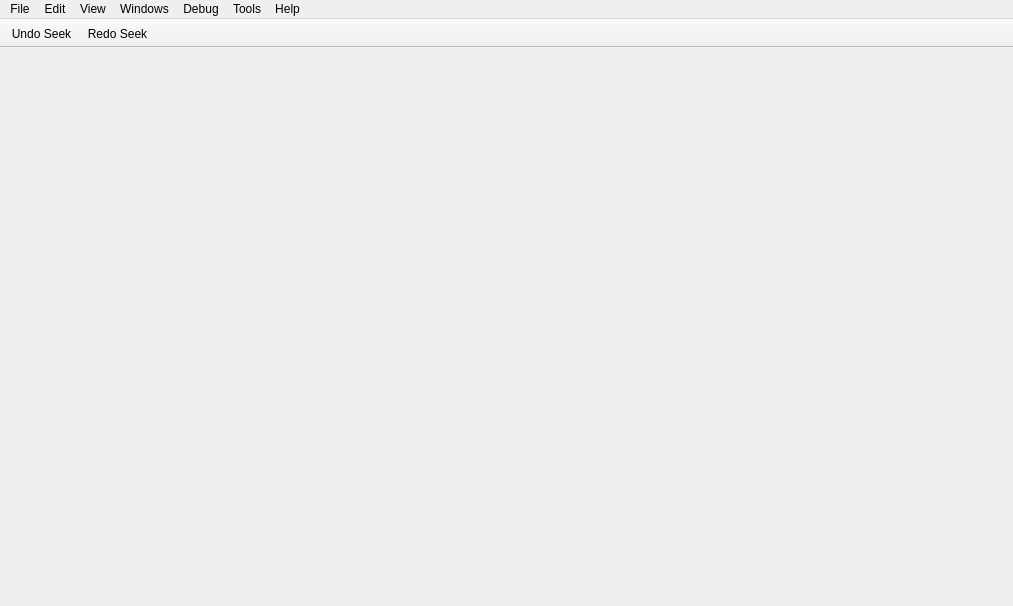
<?xml version="1.0" encoding="UTF-8"?>
<ui version="4.0">
 <class>MainWindow</class>
 <widget class="QMainWindow" name="MainWindow">
  <property name="geometry">
   <rect>
    <x>0</x>
    <y>0</y>
    <width>1013</width>
    <height>606</height>
   </rect>
  </property>
  <property name="sizePolicy">
   <sizepolicy hsizetype="Expanding" vsizetype="Expanding">
    <horstretch>0</horstretch>
    <verstretch>0</verstretch>
   </sizepolicy>
  </property>
  <property name="windowTitle">
   <string notr="true">Cutter</string>
  </property>
  <property name="styleSheet">
   <string notr="true"/>
  </property>
  <property name="documentMode">
   <bool>true</bool>
  </property>
  <property name="dockNestingEnabled">
   <bool>true</bool>
  </property>
  <widget class="QMenu" name="addExtraWidgets">
   <property name="title">
    <string>Add extra...</string>
   </property>
  </widget>
  <widget class="QMenuBar" name="menuBar">
   <property name="geometry">
    <rect>
     <x>0</x>
     <y>0</y>
     <width>1013</width>
     <height>22</height>
    </rect>
   </property>
   <property name="defaultUp">
    <bool>false</bool>
   </property>
   <property name="nativeMenuBar">
    <bool>true</bool>
   </property>
   <widget class="QMenu" name="menuFile">
    <property name="geometry">
     <rect>
      <x>2024</x>
      <y>127</y>
      <width>151</width>
      <height>312</height>
     </rect>
    </property>
    <property name="title">
     <string>File</string>
    </property>
    <widget class="QMenu" name="menuSetMode">
     <property name="toolTip">
      <string/>
     </property>
     <property name="title">
      <string>Set mode</string>
     </property>
     <addaction name="actionWriteMode"/>
     <addaction name="actionCacheMode"/>
     <addaction name="actionReadOnly"/>
    </widget>
    <addaction name="actionNew"/>
    <addaction name="actionMap"/>
    <addaction name="separator"/>
    <addaction name="actionImportPDB"/>
    <addaction name="actionAnalyze"/>
    <addaction name="separator"/>
    <addaction name="actionApplySigFromFile"/>
    <addaction name="actionCreateNewSig"/>
    <addaction name="separator"/>
    <addaction name="menuSetMode"/>
    <addaction name="actionCommitChanges"/>
    <addaction name="separator"/>
    <addaction name="actionSave"/>
    <addaction name="actionSaveAs"/>
    <addaction name="actionExport_as_code"/>
    <addaction name="actionExportDecompiledCode"/>
    <addaction name="separator"/>
    <addaction name="actionRun_Script"/>
    <addaction name="separator"/>
    <addaction name="actionQuit"/>
    <addaction name="separator"/>
   </widget>
   <widget class="QMenu" name="menuView">
    <property name="title">
     <string>View</string>
    </property>
    <property name="tabsOnTop" stdset="0">
     <bool>false</bool>
    </property>
    <widget class="QMenu" name="menuZoom">
     <property name="title">
      <string>Zoom</string>
     </property>
     <addaction name="actionZoomIn"/>
     <addaction name="actionZoomOut"/>
     <addaction name="separator"/>
     <addaction name="actionZoomReset"/>
    </widget>
    <widget class="QMenu" name="menuLayouts">
     <property name="title">
      <string>Layouts</string>
     </property>
    </widget>
    <addaction name="actionRefresh_contents"/>
    <addaction name="separator"/>
    <addaction name="actionDefault"/>
    <addaction name="actionReset_settings"/>
    <addaction name="separator"/>
    <addaction name="actionUnlock"/>
    <addaction name="actionTabs_on_Top"/>
    <addaction name="actionGrouped_dock_dragging"/>
    <addaction name="separator"/>
    <addaction name="menuZoom"/>
    <addaction name="separator"/>
    <addaction name="actionManageLayouts"/>
    <addaction name="actionSaveLayout"/>
    <addaction name="menuLayouts"/>
   </widget>
   <widget class="QMenu" name="menuTools">
    <property name="title">
     <string>Tools</string>
    </property>
    <addaction name="actionBaseFind"/>
   </widget>
   <widget class="QMenu" name="menuHelp">
    <property name="title">
     <string>Help</string>
    </property>
    <addaction name="actionAbout"/>
    <addaction name="actionIssue"/>
    <addaction name="actionDocumentation"/>
   </widget>
   <widget class="QMenu" name="menuEdit">
    <property name="title">
     <string>Edit</string>
    </property>
    <addaction name="actionBackward"/>
    <addaction name="actionForward"/>
    <addaction name="separator"/>
    <addaction name="actionPreferences"/>
   </widget>
   <widget class="QMenu" name="menuWindows">
    <property name="title">
     <string>Windows</string>
    </property>
    <widget class="QMenu" name="menuPlugins">
     <property name="title">
      <string>Plugins</string>
     </property>
    </widget>
    <widget class="QMenu" name="menuAddInfoWidgets">
     <property name="title">
      <string>Info...</string>
     </property>
    </widget>
    <widget class="QMenu" name="menuAddDebugWidgets">
     <property name="title">
      <string>Debug...</string>
     </property>
    </widget>
    <addaction name="actionExtraDecompiler"/>
    <addaction name="actionExtraDisassembly"/>
    <addaction name="actionExtraGraph"/>
    <addaction name="actionExtraHexdump"/>
    <addaction name="separator"/>
    <addaction name="menuAddInfoWidgets"/>
    <addaction name="menuAddDebugWidgets"/>
    <addaction name="menuPlugins"/>
    <addaction name="separator"/>
   </widget>
   <widget class="QMenu" name="menuDebug">
    <property name="title">
     <string>Debug</string>
    </property>
   </widget>
   <addaction name="menuFile"/>
   <addaction name="menuEdit"/>
   <addaction name="menuView"/>
   <addaction name="menuWindows"/>
   <addaction name="menuDebug"/>
   <addaction name="menuTools"/>
   <addaction name="menuHelp"/>
  </widget>
  <widget class="QToolBar" name="mainToolBar">
   <property name="sizePolicy">
    <sizepolicy hsizetype="Preferred" vsizetype="Fixed">
     <horstretch>0</horstretch>
     <verstretch>0</verstretch>
    </sizepolicy>
   </property>
   <property name="contextMenuPolicy">
    <enum>Qt::DefaultContextMenu</enum>
   </property>
   <property name="windowTitle">
    <string>Main toolbar</string>
   </property>
   <property name="movable">
    <bool>false</bool>
   </property>
   <property name="iconSize">
    <size>
     <width>16</width>
     <height>16</height>
    </size>
   </property>
   <property name="toolButtonStyle">
    <enum>Qt::ToolButtonIconOnly</enum>
   </property>
   <attribute name="toolBarArea">
    <enum>TopToolBarArea</enum>
   </attribute>
   <attribute name="toolBarBreak">
    <bool>false</bool>
   </attribute>
   <addaction name="actionBackward"/>
   <addaction name="actionForward"/>
  </widget>
  <action name="actionDefault">
   <property name="text">
    <string>Reset to default layout</string>
   </property>
  </action>
  <action name="actionZen">
   <property name="text">
    <string>Zen Mode</string>
   </property>
   <property name="toolTip">
    <string>Zen mode</string>
   </property>
  </action>
  <action name="actionBaseFind">
   <property name="text">
    <string>BaseFind</string>
   </property>
  </action>
  <action name="actionAbout">
   <property name="text">
    <string>About</string>
   </property>
  </action>
  <action name="actionIssue">
   <property name="text">
    <string>Report an issue</string>
   </property>
  </action>
  <action name="actionNew">
   <property name="text">
    <string>New Window</string>
   </property>
   <property name="shortcut">
    <string>Ctrl+N</string>
   </property>
  </action>
  <action name="actionClose">
   <property name="text">
    <string>Close</string>
   </property>
  </action>
  <action name="actionSave_workspace">
   <property name="text">
    <string>Save layout</string>
   </property>
   <property name="toolTip">
    <string>Save layout</string>
   </property>
  </action>
  <action name="actionDocumentation">
   <property name="text">
    <string>Documentation</string>
   </property>
  </action>
  <action name="actionMap">
   <property name="text">
    <string>Map File</string>
   </property>
   <property name="shortcut">
    <string>Ctrl+M</string>
   </property>
  </action>
  <action name="actionSave">
   <property name="text">
    <string>Save Project</string>
   </property>
   <property name="shortcut">
    <string>Ctrl+S</string>
   </property>
  </action>
  <action name="actionCut">
   <property name="text">
    <string>Cut</string>
   </property>
  </action>
  <action name="actionCopy">
   <property name="text">
    <string>Copy</string>
   </property>
  </action>
  <action name="actionPaste">
   <property name="text">
    <string>Paste</string>
   </property>
  </action>
  <action name="actionDelete">
   <property name="text">
    <string>Delete</string>
   </property>
  </action>
  <action name="actionSelect_all">
   <property name="text">
    <string>Select all</string>
   </property>
   <property name="toolTip">
    <string>Select all</string>
   </property>
  </action>
  <action name="actionFind">
   <property name="text">
    <string>Find</string>
   </property>
  </action>
  <action name="actionFind_next">
   <property name="text">
    <string>Find next</string>
   </property>
   <property name="toolTip">
    <string>Find next</string>
   </property>
  </action>
  <action name="actionFind_previous">
   <property name="text">
    <string>Find previous</string>
   </property>
   <property name="toolTip">
    <string>Find previous</string>
   </property>
  </action>
  <action name="actionBackward">
   <property name="icon">
    <iconset>
     <normaloff>:/img/icons/arrow_left.svg</normaloff>:/img/icons/arrow_left.svg</iconset>
   </property>
   <property name="text">
    <string>Undo Seek</string>
   </property>
   <property name="toolTip">
    <string>Go back</string>
   </property>
  </action>
  <action name="actionForward">
   <property name="icon">
    <iconset>
     <normaloff>:/img/icons/arrow_right.svg</normaloff>:/img/icons/arrow_right.svg</iconset>
   </property>
   <property name="text">
    <string>Redo Seek</string>
   </property>
  </action>
  <action name="actionUnlock">
   <property name="checkable">
    <bool>true</bool>
   </property>
   <property name="checked">
    <bool>true</bool>
   </property>
   <property name="text">
    <string>Unlock Panels</string>
   </property>
   <property name="toolTip">
    <string>Toggle panel locks</string>
   </property>
   <property name="icon">
    <iconset>
     <normaloff>:/lock</normaloff><normalon>:/unlock</normalon>:/unlock</iconset>
   </property>
   <property name="iconVisibleInMenu">
    <bool>false</bool>
   </property>
  </action>
  <action name="actionTheme">
   <property name="checkable">
    <bool>false</bool>
   </property>
   <property name="icon">
    <iconset>
     <normaloff>:/img/icons/themes.svg</normaloff>:/img/icons/themes.svg</iconset>
   </property>
   <property name="text">
    <string>Theme</string>
   </property>
   <property name="autoRepeat">
    <bool>false</bool>
   </property>
   <property name="menuRole">
    <enum>QAction::PreferencesRole</enum>
   </property>
  </action>
  <action name="actionTabs">
   <property name="icon">
    <iconset>
     <normaloff>:/img/icons/tabs.svg</normaloff>:/img/icons/tabs.svg</iconset>
   </property>
   <property name="text">
    <string>Tabs up/down</string>
   </property>
   <property name="toolTip">
    <string>Tabs up/down</string>
   </property>
  </action>
  <action name="actionRefresh_Panels">
   <property name="icon">
    <iconset>
     <normaloff>:/img/icons/spin.svg</normaloff>:/img/icons/spin.svg</iconset>
   </property>
   <property name="text">
    <string>Refresh</string>
   </property>
  </action>
  <action name="actionTabs_on_Top">
   <property name="checkable">
    <bool>true</bool>
   </property>
   <property name="text">
    <string>Show Tabs at the Top</string>
   </property>
   <property name="toolTip">
    <string>Toggle tab position</string>
   </property>
  </action>
  <action name="actionDark_Theme">
   <property name="text">
    <string>Dark Theme</string>
   </property>
  </action>
  <action name="actionLoad_workspace">
   <property name="text">
    <string>Load layout</string>
   </property>
   <property name="toolTip">
    <string>Load layout</string>
   </property>
  </action>
  <action name="actionWhite_Theme">
   <property name="text">
    <string>Default Theme</string>
   </property>
  </action>
  <action name="actionBindiff">
   <property name="text">
    <string>Bindiff</string>
   </property>
  </action>
  <action name="actionAnalysis">
   <property name="text">
    <string>Analysis</string>
   </property>
  </action>
  <action name="actionTest_menu">
   <property name="text">
    <string>Test menu</string>
   </property>
  </action>
  <action name="actionHexCopy_Hexpair">
   <property name="text">
    <string>Copy hexpair</string>
   </property>
   <property name="toolTip">
    <string>Copy hexpair</string>
   </property>
  </action>
  <action name="actionHexCopy_Text">
   <property name="text">
    <string>Copy text</string>
   </property>
   <property name="toolTip">
    <string>Copy text</string>
   </property>
  </action>
  <action name="actionHexCopy_ASCII">
   <property name="text">
    <string>Copy ASCII</string>
   </property>
  </action>
  <action name="actionHexInsert_String">
   <property name="text">
    <string>Insert string</string>
   </property>
   <property name="toolTip">
    <string>Insert string</string>
   </property>
  </action>
  <action name="actionHexInsert_Hex">
   <property name="text">
    <string>Insert hex</string>
   </property>
   <property name="toolTip">
    <string>Insert hex</string>
   </property>
  </action>
  <action name="actionHexEdit">
   <property name="text">
    <string>Edit</string>
   </property>
  </action>
  <action name="actionHexPaste">
   <property name="text">
    <string>Paste</string>
   </property>
  </action>
  <action name="actionDisas_ShowHideBytes">
   <property name="text">
    <string>Show/Hide bytes</string>
   </property>
  </action>
  <action name="actionDisasSwitch_case">
   <property name="text">
    <string>Switch case</string>
   </property>
  </action>
  <action name="actionDisasCopy_All">
   <property name="text">
    <string>Copy all</string>
   </property>
   <property name="toolTip">
    <string>Copy all</string>
   </property>
  </action>
  <action name="actionDisasCopy_Bytes">
   <property name="text">
    <string>Copy bytes</string>
   </property>
   <property name="toolTip">
    <string>Copy bytes</string>
   </property>
  </action>
  <action name="actionDisasCopy_Disasm">
   <property name="text">
    <string>Copy disasm</string>
   </property>
   <property name="toolTip">
    <string>Copy disasm</string>
   </property>
  </action>
  <action name="actionDisplayOptions">
   <property name="text">
    <string>Copy disasm</string>
   </property>
   <property name="toolTip">
    <string>Copy disasm</string>
   </property>
  </action>
  <action name="actionStart_Web_Server">
   <property name="checkable">
    <bool>true</bool>
   </property>
   <property name="icon">
    <iconset>
     <normaloff>:/img/icons/cloud.svg</normaloff>:/img/icons/cloud.svg</iconset>
   </property>
   <property name="text">
    <string>Start web server</string>
   </property>
   <property name="toolTip">
    <string>Start web server</string>
   </property>
  </action>
  <action name="action1column">
   <property name="text">
    <string>1</string>
   </property>
  </action>
  <action name="action2columns">
   <property name="text">
    <string>2</string>
   </property>
  </action>
  <action name="action4columns">
   <property name="text">
    <string>4</string>
   </property>
  </action>
  <action name="action8columns">
   <property name="text">
    <string>8</string>
   </property>
  </action>
  <action name="action16columns">
   <property name="text">
    <string>16</string>
   </property>
  </action>
  <action name="action32columns">
   <property name="text">
    <string>32</string>
   </property>
  </action>
  <action name="action64columns">
   <property name="text">
    <string>64</string>
   </property>
  </action>
  <action name="actionSyntax_AT_T_Intel">
   <property name="text">
    <string>Syntax AT&amp;T/Intel</string>
   </property>
  </action>
  <action name="actionFunctionsRename">
   <property name="text">
    <string>Rename</string>
   </property>
  </action>
  <action name="actionFunctionsUndefine">
   <property name="text">
    <string>Undefine</string>
   </property>
  </action>
  <action name="actionDisasRename">
   <property name="text">
    <string>Rename</string>
   </property>
  </action>
  <action name="actionDisasmUndefine">
   <property name="text">
    <string>Undefine</string>
   </property>
  </action>
  <action name="actionDisasAdd_comment">
   <property name="text">
    <string>Add comment</string>
   </property>
  </action>
  <action name="actionhide_bottomPannel">
   <property name="checkable">
    <bool>true</bool>
   </property>
   <property name="icon">
    <iconset>
     <normaloff>:/img/icons/down.svg</normaloff>:/img/icons/down.svg</iconset>
   </property>
   <property name="text">
    <string>Show/Hide bottom panel</string>
   </property>
   <property name="toolTip">
    <string>Show/Hide bottom panel</string>
   </property>
  </action>
  <action name="actionRun_Script">
   <property name="text">
    <string>Run Rizin script</string>
   </property>
  </action>
  <action name="actionReset_settings">
   <property name="text">
    <string>Reset Settings</string>
   </property>
   <property name="toolTip">
    <string>Reset settings</string>
   </property>
  </action>
  <action name="actionQuit">
   <property name="text">
    <string>Quit</string>
   </property>
   <property name="shortcut">
    <string>Ctrl+Q</string>
   </property>
  </action>
  <action name="actionExports">
   <property name="checkable">
    <bool>true</bool>
   </property>
   <property name="text">
    <string>Exports</string>
   </property>
   <property name="toolTip">
    <string>Show/Hide Exports panel</string>
   </property>
  </action>
  <action name="actionRefresh_contents">
   <property name="text">
    <string>Refresh Contents</string>
   </property>
   <property name="toolTip">
    <string>Refresh contents</string>
   </property>
  </action>
  <action name="actionDisplay_Esil">
   <property name="checkable">
    <bool>true</bool>
   </property>
   <property name="text">
    <string>Show ESIL rather than assembly</string>
   </property>
  </action>
  <action name="actionDisplay_Decompiler">
   <property name="checkable">
    <bool>true</bool>
   </property>
   <property name="text">
    <string>Show pseudocode rather than assembly</string>
   </property>
  </action>
  <action name="actionDisplay_Offsets">
   <property name="checkable">
    <bool>true</bool>
   </property>
   <property name="checked">
    <bool>true</bool>
   </property>
   <property name="text">
    <string>Display offsets</string>
   </property>
  </action>
  <action name="actionPreferences">
   <property name="text">
    <string>Preferences</string>
   </property>
  </action>
  <action name="actionSaveAs">
   <property name="text">
    <string>Save Project As...</string>
   </property>
  </action>
  <action name="actionGraph">
   <property name="checkable">
    <bool>true</bool>
   </property>
   <property name="text">
    <string>Graph</string>
   </property>
  </action>
  <action name="actionImportPDB">
   <property name="text">
    <string>Import PDB</string>
   </property>
  </action>
  <action name="actionAnalyze">
   <property name="text">
    <string>Analyze Program</string>
   </property>
  </action>
  <action name="actionExport_as_code">
   <property name="text">
    <string>Export as code</string>
   </property>
  </action>
  <action name="actionExportDecompiledCode">
   <property name="text">
    <string>Export Decompiled Code...</string>
   </property>
   <property name="toolTip">
    <string>Decompile all functions and save them to a text file</string>
   </property>
  </action>
  <action name="actionApplySigFromFile">
   <property name="text">
    <string>Apply Signature From File</string>
   </property>
  </action>
  <action name="actionCreateNewSig">
   <property name="text">
    <string>Create New Signature File</string>
   </property>
  </action>
  <action name="actionExtraHexdump">
   <property name="text">
    <string>Add Hexdump</string>
   </property>
  </action>
  <action name="actionExtraDecompiler">
   <property name="text">
    <string>Add Decompiler</string>
   </property>
  </action>
  <action name="actionExtraDisassembly">
   <property name="text">
    <string>Add Disassembly</string>
   </property>
  </action>
  <action name="actionExtraGraph">
   <property name="text">
    <string>Add Graph</string>
   </property>
  </action>
  <action name="actionGrouped_dock_dragging">
   <property name="checkable">
    <bool>true</bool>
   </property>
   <property name="checked">
    <bool>true</bool>
   </property>
   <property name="text">
    <string>Grouped dock dragging</string>
   </property>
  </action>
  <action name="actionZoomIn">
   <property name="text">
    <string>Zoom In</string>
   </property>
   <property name="shortcut">
    <string>Ctrl++</string>
   </property>
   <property name="shortcutContext">
    <enum>Qt::ApplicationShortcut</enum>
   </property>
  </action>
  <action name="actionZoomOut">
   <property name="text">
    <string>Zoom Out</string>
   </property>
   <property name="shortcut">
    <string>Ctrl+-</string>
   </property>
   <property name="shortcutContext">
    <enum>Qt::ApplicationShortcut</enum>
   </property>
  </action>
  <action name="actionZoomReset">
   <property name="text">
    <string>Reset</string>
   </property>
   <property name="shortcut">
    <string>Ctrl+=</string>
   </property>
   <property name="shortcutContext">
    <enum>Qt::ApplicationShortcut</enum>
   </property>
  </action>
  <action name="actionCommitChanges">
   <property name="text">
    <string>Commit changes</string>
   </property>
  </action>
  <action name="actionWriteMode">
   <property name="checkable">
    <bool>true</bool>
   </property>
   <property name="text">
    <string>Write mode</string>
   </property>
   <property name="toolTip">
    <string>Open the file in write mode. Every change to the file will change the original file on disk.</string>
   </property>
  </action>
  <action name="actionCacheMode">
   <property name="checkable">
    <bool>true</bool>
   </property>
   <property name="text">
    <string>Cache mode</string>
   </property>
   <property name="toolTip">
    <string>Enable cache mode. Changes to the file would not be applied to disk unless you specifically commit them. This is a safer option.</string>
   </property>
  </action>
  <action name="actionReadOnly">
   <property name="checkable">
    <bool>true</bool>
   </property>
   <property name="checked">
    <bool>true</bool>
   </property>
   <property name="text">
    <string>Read-Only mode</string>
   </property>
  </action>
  <action name="actionSaveLayout">
   <property name="text">
    <string>Save layout</string>
   </property>
  </action>
  <action name="actionManageLayouts">
   <property name="text">
    <string>Manage layouts</string>
   </property>
  </action>
 </widget>
 <layoutdefault spacing="6" margin="11"/>
 <resources>
  <include location="resources.qrc"/>
 </resources>
 <connections/>
</ui>
